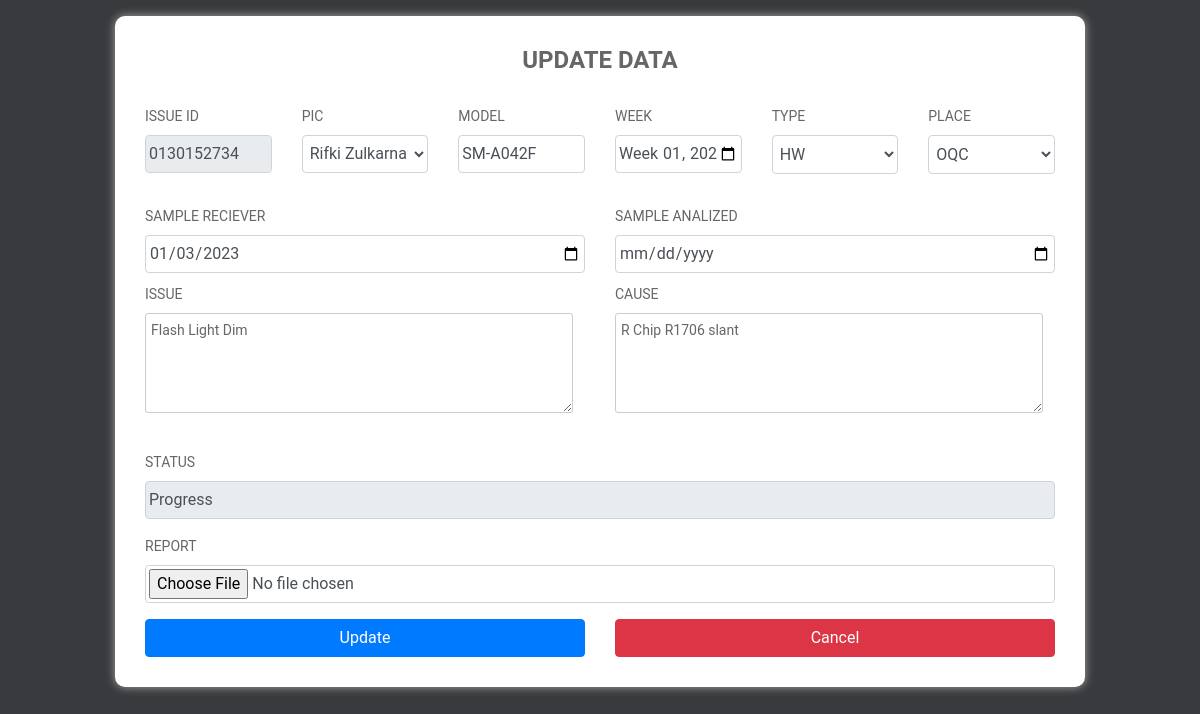
/edit.php?id=26 (signed in), run on the app's committed database.
### tables this page shows
CREATE TABLE `analisa` (
  `id` int(11) NOT NULL,
  `issue_id` varchar(100) NOT NULL,
  `nama` varchar(100) NOT NULL,
  `week` varchar(100) NOT NULL,
  `type` varchar(100) NOT NULL,
  `model` varchar(100) NOT NULL,
  `place` varchar(100) NOT NULL,
  `issue` varchar(100) NOT NULL,
  `cause` varchar(100) NOT NULL,
  `sample_recieve` varchar(100) NOT NULL,
  `sample_analyze` varchar(100) NOT NULL,
  `report` varchar(100) NOT NULL,
  `status` varchar(100) NOT NULL,
  `timestamp` varchar(100) NOT NULL,
  `part` varchar(100) NOT NULL
);

### edit.php (the view, shortened to what this page needs)
<!DOCTYPE html>
<html>
<head>
<link rel="stylesheet" href="https://stackpath.bootstrapcdn.com/bootstrap/4.1.3/css/bootstrap.min.css">
<link rel="stylesheet" href="style.css">
</head>
<body>
	<?php
	$koneksi = mysqli_connect("localhost","root","","pe_analisa");
	$id = $_GET['id'];
	$query_mysql = mysqli_query($koneksi,"SELECT * FROM analisa WHERE id='$id'");
	while($data = mysqli_fetch_array($query_mysql)){
	?>
        <section class="container-fluid mb-10">
            <section class="row justify-content-center">
            <section class="col-10 col-sm-10 col-md-10">
                <form class="form-container" action="update.php" method="post" enctype="multipart/form-data">
                    <h4 class="text-center font-weight-bold"> UPDATE DATA </h4>
                    <br>
					<div class="row">
					<div class="col-sm-2">
                        <label for="name">ISSUE ID</label>
                        <input readonly type="text" class="form-control" id="issue_id" name="issue_id" value="<?php echo $data['issue_id'] ?>">
                    </div>
                    <div class="col-sm-2">
                        <label for="name">PIC</label>
                        <select  id="hide2"  class="form-control" id="resizing_select">
                            <option value="<?php echo $data['nama'] ?>"><?php echo $data['nama'] ?></option>
						</select>
                    </div>
                    <div class="col-sm-2">
					<label for="name">MODEL</label>
                        <input type="text" class="form-control" id="model" name="model" value="<?php echo $data['model'] ?>">
                    </div>
                    <div class="col-sm-2">
                        <label for="name">WEEK</label>
                        <input onkeydown="return false" type="week" class="form-control" id="week" name="week" placeholder="Masukkan WEEK" value="<?php echo $data['week'] ?>">
                    </div>
					<div class="col-sm-2">
                        <label for="name">TYPE</label>
						<select class="form-control" name="type" id="resizing_select">
                        <optgroup label="Last Data">
								<option value="<?php echo $data['type'] ?>"><?php echo $data['type'] ?></option>
                        </optgroup>
						</select>
                    </div>
					<div class="col-sm-2">
					<label for="place">PLACE</label>
							<select class="form-control" name="place" id="resizing_select">
                            <optgroup label="Last Data">
								<option value="<?php echo $data['place'] ?>"><?php echo $data['place'] ?></option>
                                </optgroup>
							</select>
                    </div>
					</div>
					<br>
					<div class="row">
					<div class="col-sm-6">
                        <label for="name">SAMPLE RECIEVER</label>
                        <input onkeydown="return false" type="date" class="form-control" id="sample_recieve" name="sample_recieve"  value="<?php echo $data['sample_recieve'] ?>">
                    </div>
					<div class="col-sm-6">
                        <label for="name">SAMPLE ANALIZED</label>
                        <input onkeydown="return false" type="date" class="form-control" id="sample_analyze" name="sample_analyze" onchange="myFunction()" >
                    </div>
					</div>
                    <div class="row">
					<div class="col-sm-6">
                        <label for="name">ISSUE</label>
						<textarea name="issue" rows="4" cols="100%"><?php echo $data['issue'] ?></textarea>
                    </div>
					<div class="col-sm-6">
                        <label for="name">CAUSE</label>
						<textarea name="cause" rows="4" cols="100%"><?php echo $data['cause'] ?></textarea>
                    </div>
					</div>
					<br>
					<div class="form-group">
                        <label for="name">STATUS</label>
                        <input readonly type="text" class="form-control" id="status" name="status" placeholder="Masukkan Status" value="Progress">
                    </div>
					<div class="form-group">
                        <label for="name">REPORT</label>
                        <input type="file" class="form-control" id="report" name="report" value="<?php echo $data['report'] ?>">
                    </div>
                    <div class="row">
					<div class="col-sm-6">
                    <button type="submit" name="submit" value="Simpan" class="btn btn-primary custom">Update</button>
					</div>
					<div class="col-sm-6">
					<a href="index.php"  class="btn btn-danger custom">Cancel</a>
					</div>
					</div>
</form>
</section>
</section>
</section>
	<?php } ?>
</body>
</html>

### style.css (style rules this page uses)
body { background: #383a3d; padding-top: 10vh; }
form { background: #fff; }
.form-container { border-radius: 10px; padding: 30px; }
html, body { min-height: 100%; }
body, div, form, input, textarea, p { padding: 0; margin: 0; outline: none; font-family: Roboto, Arial, sans-serif; font-size: 14px; color: #666; line-height: 22px; }
form { width: 100%; padding: 20px; border-radius: 6px; background: #fff; box-shadow: 0 0 10px 0 #a7a7a7; }
input, textarea { margin-bottom: 10px; border: 1px solid #ccc; border-radius: 3px; }
input { width: calc(100% - 10px); padding: 5px; }
textarea { width: calc(100% - 12px); padding: 5px; }
button { width: 150px; padding: 10px; border: none; border-radius: 5px; background: #134a80; font-size: 16px; color: #fff; cursor: pointer; }

### edit.php (style rules this page uses)
body { padding-top: 2vh; padding-bottom: 2vh; }
.custom { width: 100% !important; align:center; }
.form-control { padding: 3px; }
#resizing_select { width: 100%; height: 50%; }

### data on the page
analisa: issue_id "0130152734", nama "Rifki Zulkarnain", model "SM-A042F", week "2023-W01", type "HW", place "OQC", sample_recieve "01/03/2023", issue "Flash Light Dim", cause "R Chip R1706 slant"
